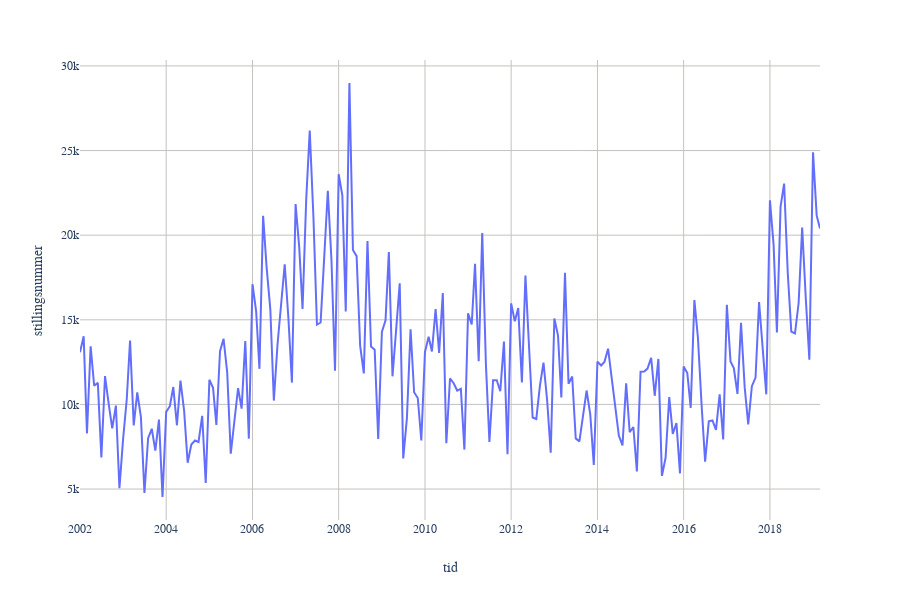

The notebook cell saved with this chart:
### Code cell
fig_antall_stillinger = px.line(df_c, x='tid', y='stillingsnummer', template=nav.plotly_template)
fig_antall_stillinger

### Figure 1 — Plotly figure (JSON) as saved in the notebook; plotly's stock layout.template omitted (floating-point values rounded to 4 significant figures; data arrays with more than 128 entries replaced by an {"elided": "..."} marker saying what was removed)
{"data": [{"hoverlabel": {"namelength": 0}, "hovertemplate": "tid=%{x}<br>stillingsnummer=%{y}", "legendgroup": "", "line": {"color": "#636efa", "dash": "solid"}, "mode": "lines", "name": "", "showlegend": false, "type": "scatter", "uid": "6a5aff2a-52e2-46fa-984a-5540150a930f", "x": {"elided": "207 str values"}, "xaxis": "x", "y": {"elided": "207 int values"}, "yaxis": "y"}], "layout": {"grid": {"xaxes": ["x"], "xgap": 0.1, "xside": "bottom", "yaxes": ["y"], "ygap": 0.1, "yside": "left"}, "height": 600, "legend": {"tracegroupgap": 0}, "margin": {"t": 60}, "xaxis": {"title": {"text": "tid"}}, "yaxis": {"title": {"text": "stillingsnummer"}}}}
